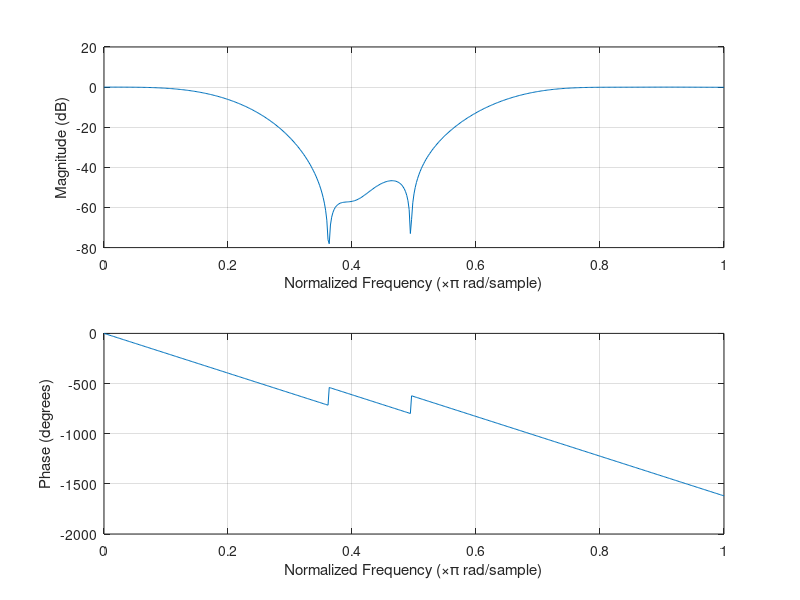

This chart was generated by the following MATLAB code:
%{

设计一个fir数字带阻滤波器，阻带上下截止频率分别为0.3π和0.5π
通带上下截止频率分别为0.1π和0.8π，采样频率为Fs=2000Hz
通带最大衰减Rp=1dB，阻带最小衰减Rs=15dB

 %}

clc;
clear;  % 清除工作区变量
close all;  % 关闭所有图形窗口
ws1=0.1*pi; % 通带上截止频率
ws2=0.8*pi; % 通带下截止频率
wp1=0.3*pi; % 阻带上截止频率
wp2=0.5*pi; % 阻带下截止频率

Fs=2000; % 采样频率
Rp=1; % 通带最大衰减
Rs=15; % 阻带最小衰减

wd1=wp1-ws1;
wd2=ws2-wp2; 
wc1=(ws1+wp1)/2;
wc2=(ws2+wp2)/2;
wc=[wc1,wc2]/pi; % 通带截止频率

wd=max(wd1,wd2);

N=ceil(6.6*pi/wd); % N=3.3*2*pi/wd
N=mod(N, 2)+N; % 确保N+1长为奇数

window=hamming(N+1); % 汉明窗

H=fir1(N, wc,'stop',window);

freqz(H,1);   % 求频率响应
